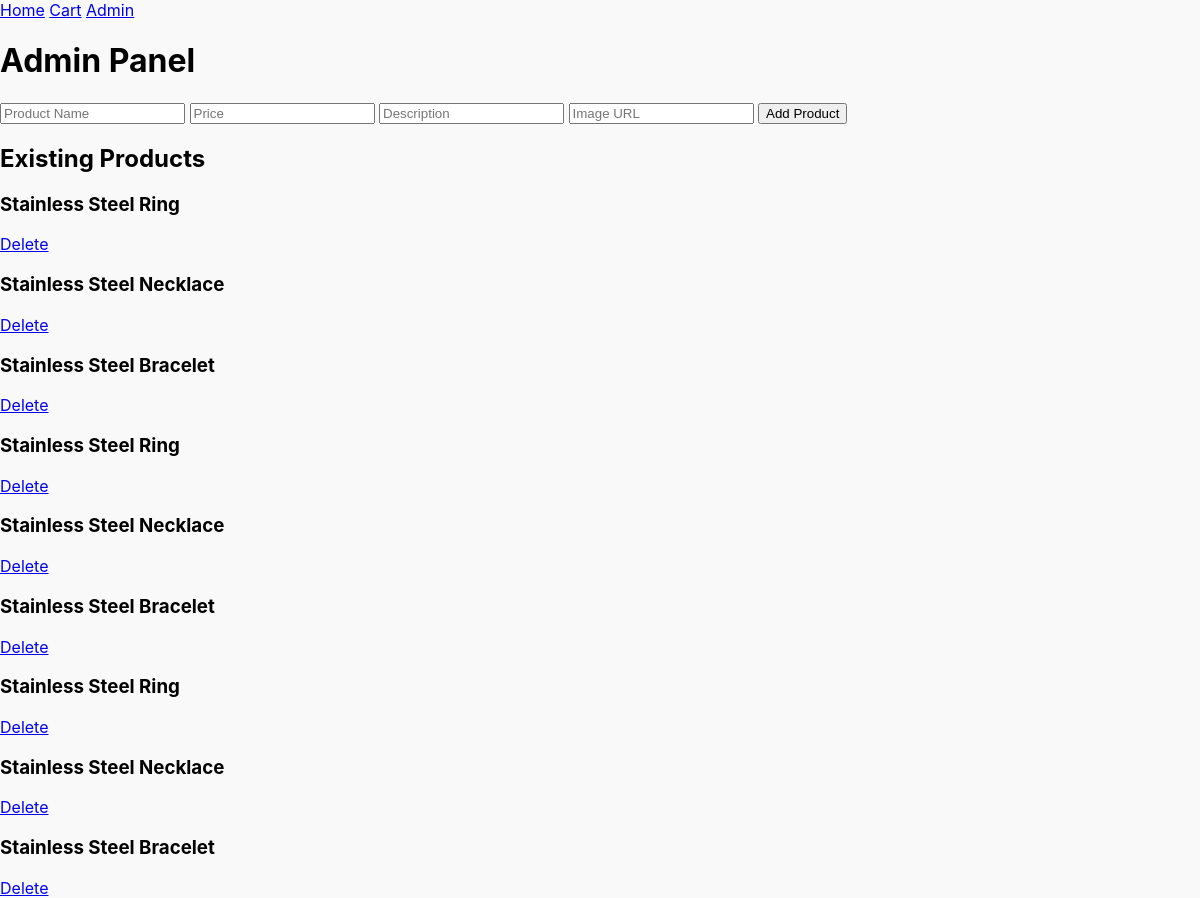
The page /admin on the database its author committed.
### tables this page shows
CREATE TABLE products
               (id INTEGER PRIMARY KEY AUTOINCREMENT,
                name TEXT,
                price REAL,
                description TEXT,
                image_url TEXT);

### app.py (the view, shortened to what this page needs)
@app.route('/admin', methods=['GET', 'POST'])
def admin():
    conn = get_db()
    cur = conn.cursor()
    cur.execute("SELECT * FROM products")
    products = cur.fetchall()
    conn.close()
    return render_template('admin.html', products=products)

### app.py (called while the page is built)
def get_db():
    conn = sqlite3.connect(DATABASE)
    conn.row_factory = sqlite3.Row
    return conn

### templates/admin.html (shortened to what this page needs)
<!DOCTYPE html>
<html lang="en">
<head>
    <link rel="stylesheet" href="{{ url_for('static', filename='css/style.css') }}">
</head>
<body>
    <nav>
        <a href="/">Home</a>
        <a href="/cart">Cart</a>
        <a href="/admin">Admin</a>
    </nav>
    <h1>Admin Panel</h1>
    <form method="POST">
        <input type="text" name="name" placeholder="Product Name" required>
        <input type="number" name="price" step="0.01" placeholder="Price" required>
        <input type="text" name="description" placeholder="Description" required>
        <input type="text" name="image_url" placeholder="Image URL" required>
        <button type="submit">Add Product</button>
    </form>
    <h2>Existing Products</h2>
    <div class="products-list">
        {% for product in products %}
            <div class="product-item">
                <h3>{{ product.name }}</h3>
                <a href="/delete_product/{{ product.id }}">Delete</a>
            </div>
        {% endfor %}
    </div>
</body>
</html>

### static/css/style.css (style rules this page uses)
body { font-family: 'Inter', sans-serif; background-color: #f9f9f9; margin: 0; padding: 0; }
nav { background: transparent; position: sticky; top: 0; z-index: 100; transition: background 0.3s ease; }

### rows shown on the page
products: name "Stainless Steel Ring"
products: name "Stainless Steel Necklace"
products: name "Stainless Steel Bracelet"
products: name "Stainless Steel Ring"
products: name "Stainless Steel Necklace"
products: name "Stainless Steel Bracelet"
products: name "Stainless Steel Ring"
products: name "Stainless Steel Necklace"
products: name "Stainless Steel Bracelet"
